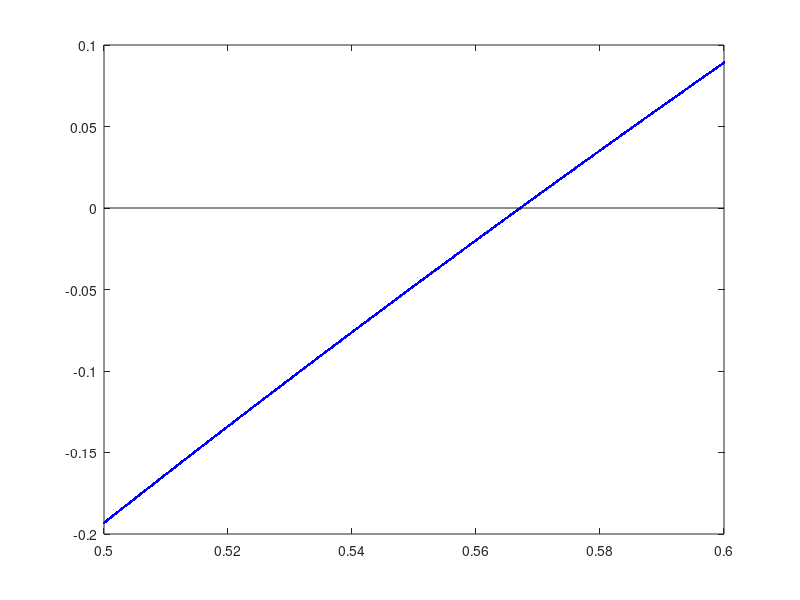

Source code (MATLAB): (Note: this script raises an error after producing the figure.)
% Reference: <Explorations in Numerical Analysis>
% Exercise 8.3.1 Consider the equation x + ln x = 0:
% this equation has a solution in the interval [0:5; 0:6]
% Page:161

% Author: MarkLHF(email:2751867750@qq.com)
% Date: 2019-8-20
init_v = 0.55;
N = 100;
precision = 1e-7;

res_v = zeros(1, N); % pre-allocation 
used_len = 1;

f = @(x)(-log(x));
x = init_v;
for n = 1:N
    tmp = f(x);
    res_v(n) = x;
    disp(sprintf('[%2d]: x = %f, g(x) = %f', n, x, tmp));
    
    if abs(tmp - x) < precision
        res = x;
        break;
    else
        x = tmp;
    end
    
    used_len = n; % record the used storage
end   
% show the result - draw the figure;
sample_N = 1000;
x_sample = 0.5:(0.1)/(sample_N-1):0.6;

g = x_sample + log(x_sample); % function is g(x) = x + ln(x);
% draw
figure;plot(x_sample, g, 'b.-');hold on;
plot(x_sample, zeros(1, sample_N), 'k-');hold on; % the basic line

figure;plot()